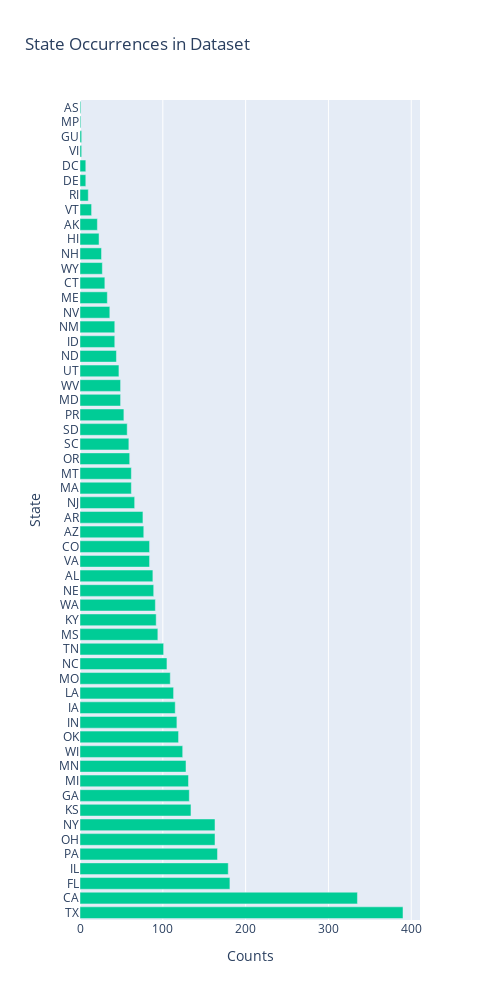

The notebook cell saved with this chart:
### Markdown cell above
## Preliminary Data Exploration
First, I will check the distribution of states in the dataset to see if we are dealing with unbalanced data, which could be a potential obstacle in analysis.

### Code cell
fig = px.bar(
    medicare_df, 
    x=medicare_df['State'].value_counts().values, 
    y=medicare_df['State'].value_counts().index,
    labels={'x': 'Counts', 'y': 'State'},
    title='State Occurrences in Dataset',
    width=500, 
    height=1000, 
    orientation='h', 
    color_discrete_sequence=['#00CC96'])
fig.show()

### Figure 1 — Plotly figure (JSON) as saved in the notebook; plotly's stock layout.template omitted (floating-point values rounded to 4 significant figures)
{"data": [{"alignmentgroup": "True", "hovertemplate": "Counts=%{x}<br>State=%{y}<extra></extra>", "legendgroup": "", "marker": {"color": "#00CC96"}, "name": "", "offsetgroup": "", "orientation": "h", "showlegend": false, "textposition": "auto", "type": "bar", "x": [390, 335, 181, 179, 166, 163, 163, 134, 132, 131, 128, 124, 119, 117, 115, 113, 109, 105, 101, 94, 92, 91, 89, 88, 84, 84, 77, 76, 66, 62, 62, 60, 59, 57, 53, 49, 49, 47, 44, 42, 42, 36, 33, 30, 27, 26, 23, 21, 14, 10, 7, 7, 2, 2, 1, 1], "xaxis": "x", "y": ["TX", "CA", "FL", "IL", "PA", "OH", "NY", "KS", "GA", "MI", "MN", "WI", "OK", "IN", "IA", "LA", "MO", "NC", "TN", "MS", "KY", "WA", "NE", "AL", "VA", "CO", "AZ", "AR", "NJ", "MA", "MT", "OR", "SC", "SD", "PR", "MD", "WV", "UT", "ND", "ID", "NM", "NV", "ME", "CT", "WY", "NH", "HI", "AK", "VT", "RI", "DE", "DC", "VI", "GU", "MP", "AS"], "yaxis": "y"}], "layout": {"barmode": "relative", "height": 1000, "legend": {"tracegroupgap": 0}, "title": {"text": "State Occurrences in Dataset"}, "width": 500, "xaxis": {"anchor": "y", "domain": [0, 1], "title": {"text": "Counts"}}, "yaxis": {"anchor": "x", "domain": [0, 1], "title": {"text": "State"}}}}
